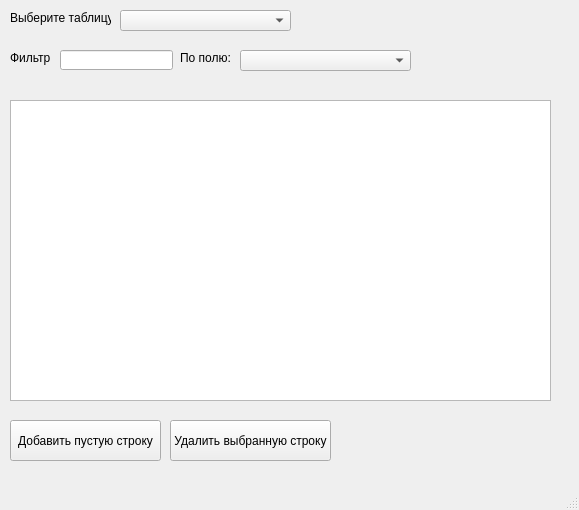
<?xml version="1.0" encoding="UTF-8"?>
<ui version="4.0">
 <class>MainWindow</class>
 <widget class="QMainWindow" name="MainWindow">
  <property name="geometry">
   <rect>
    <x>0</x>
    <y>0</y>
    <width>579</width>
    <height>510</height>
   </rect>
  </property>
  <property name="windowTitle">
   <string>MainWindow</string>
  </property>
  <widget class="QWidget" name="centralwidget">
   <widget class="QTableView" name="tableView">
    <property name="geometry">
     <rect>
      <x>10</x>
      <y>100</y>
      <width>541</width>
      <height>301</height>
     </rect>
    </property>
   </widget>
   <widget class="QPushButton" name="del_row">
    <property name="geometry">
     <rect>
      <x>170</x>
      <y>420</y>
      <width>161</width>
      <height>41</height>
     </rect>
    </property>
    <property name="text">
     <string>Удалить выбранную строку</string>
    </property>
   </widget>
   <widget class="QPushButton" name="add_row">
    <property name="geometry">
     <rect>
      <x>10</x>
      <y>420</y>
      <width>151</width>
      <height>41</height>
     </rect>
    </property>
    <property name="text">
     <string>Добавить пустую строку</string>
    </property>
   </widget>
   <widget class="QLabel" name="label">
    <property name="geometry">
     <rect>
      <x>10</x>
      <y>10</y>
      <width>101</width>
      <height>16</height>
     </rect>
    </property>
    <property name="text">
     <string>Выберите таблицу</string>
    </property>
   </widget>
   <widget class="QComboBox" name="select_table">
    <property name="geometry">
     <rect>
      <x>120</x>
      <y>10</y>
      <width>171</width>
      <height>21</height>
     </rect>
    </property>
   </widget>
   <widget class="QLineEdit" name="filter_arg">
    <property name="geometry">
     <rect>
      <x>60</x>
      <y>50</y>
      <width>113</width>
      <height>20</height>
     </rect>
    </property>
   </widget>
   <widget class="QLabel" name="label_2">
    <property name="geometry">
     <rect>
      <x>10</x>
      <y>50</y>
      <width>48</width>
      <height>16</height>
     </rect>
    </property>
    <property name="text">
     <string>Фильтр</string>
    </property>
   </widget>
   <widget class="QComboBox" name="filter_col">
    <property name="geometry">
     <rect>
      <x>240</x>
      <y>50</y>
      <width>171</width>
      <height>21</height>
     </rect>
    </property>
   </widget>
   <widget class="QLabel" name="label_3">
    <property name="geometry">
     <rect>
      <x>180</x>
      <y>50</y>
      <width>51</width>
      <height>16</height>
     </rect>
    </property>
    <property name="text">
     <string>По полю:</string>
    </property>
   </widget>
  </widget>
  <widget class="QMenuBar" name="menubar">
   <property name="geometry">
    <rect>
     <x>0</x>
     <y>0</y>
     <width>579</width>
     <height>21</height>
    </rect>
   </property>
  </widget>
  <widget class="QStatusBar" name="statusbar"/>
 </widget>
 <resources/>
 <connections/>
</ui>
